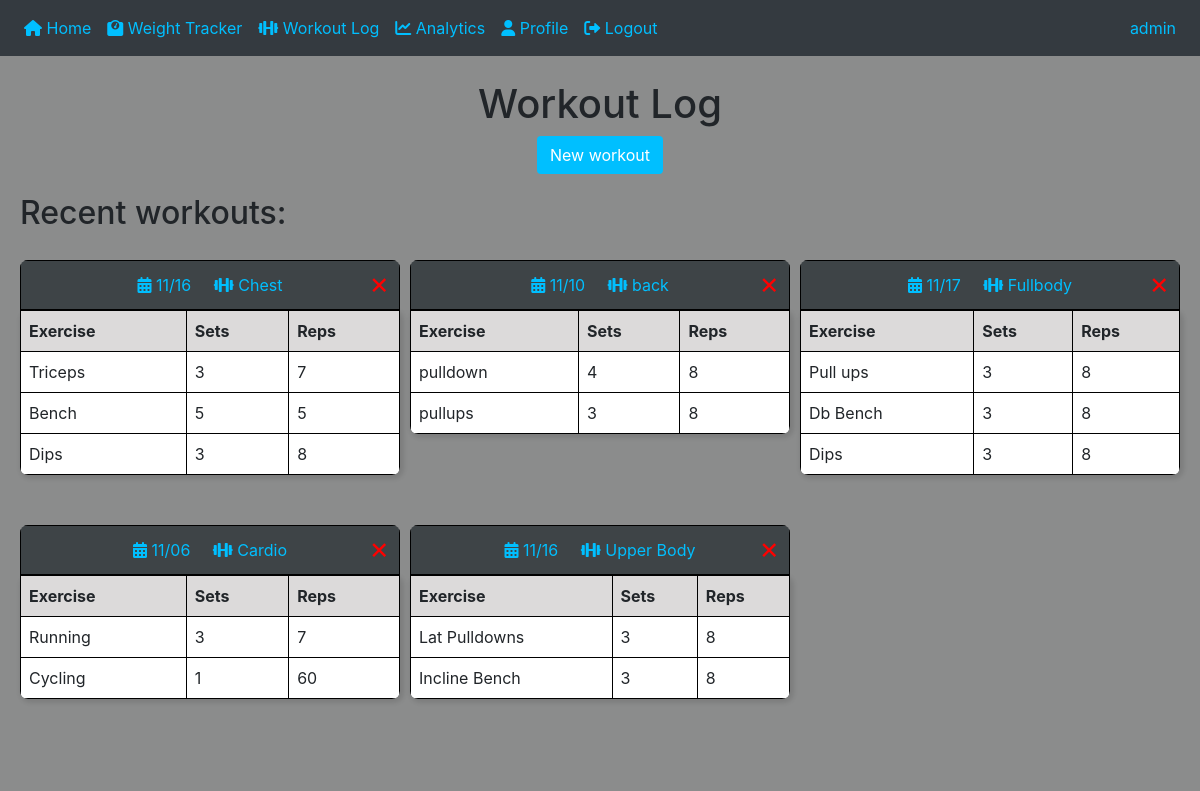
Page /workoutlog (signed in) on the committed database.
### website/models.py (models this page shows)
class User(db.Model, UserMixin):
    id = db.Column(db.Integer, primary_key=True)
    email = db.Column(db.String(150), unique=True)
    username = db.Column(db.String(150))
    password = db.Column(db.String(150))
    weightLog = db.relationship('Weight', backref='user', lazy='dynamic')
    workoutLog = db.relationship('Workout')

class Workout(db.Model):
    id = db.Column(db.Integer, primary_key=True)
    name = db.Column(db.String(50))
    date = db.Column(Date)
    user_id = db.Column(db.Integer, db.ForeignKey('user.id'))
    exercises = db.relationship(
        'Exercise',
        secondary=workout_exercise,
        backref=db.backref('workouts', lazy='dynamic'),
        lazy='dynamic'
    )

class Exercise(db.Model):
    id = db.Column(db.Integer, primary_key=True)
    name = db.Column(db.String(50))
    sets = db.Column(db.Integer)
    reps = db.Column(db.Integer)

### website/views.py (the view, shortened to what this page needs)
@views.route('/workoutlog', methods=['GET', 'POST'])
@login_required
def workoutlog():
    return render_template("workout_log.html", user=current_user)

### website/__init__.py (called while the page is built)
def create_app():
    app = Flask(__name__)
    app.config['SECRET_KEY'] = '123'
    app.config['SQLALCHEMY_DATABASE_URI'] = f'sqlite:///{DB_NAME}'
    db.init_app(app)
    from .views import views
    from .auth import auth
    app.register_blueprint(views, url_prefix='/')
    app.register_blueprint(auth, url_prefix='/')
    from .models import User, Weight
    with app.app_context():
        db.create_all()
    login_manager =  LoginManager()
    login_manager.login_view = 'auth.login'
    login_manager.init_app(app)
    @login_manager.user_loader
    def load_user(id):
        return User.query.get(int(id))
    return app

### website/templates/workout_log.html (shortened to what this page needs)
{% extends "base.html" %}
{% block content %}
<br>
<head>
  <link rel="stylesheet" type="text/css" href="static/styles.css">
  <link href="https://cdnjs.cloudflare.com/ajax/libs/font-awesome/6.0.0-beta3/css/all.min.css" rel="stylesheet">
  <h1>Workout Log</h1>
</head>
<body>
  <div class="centered-content">
    <button class="btn btn-custom" id="openModalButton"> New workout </button>
  </div>
  <div class="workout-log-page">
    <h2>Recent workouts:</h2>
    <div class="workout-wrapper">
      {% for workout in user.workoutLog %}
      <div class="table-container">
        <table id="exerciseTable" class="custom-table">
          <caption class="table-caption">
            <i class="fa-solid fa-calendar-days"></i>
            {{ workout.date.strftime("%m/%d") }}
            <i class="fa-solid fa-dumbbell"></i>
            {{ workout.name }}
            <button class="delete-button" onclick="deleteWorkout({{ workout.id }})">&times;</button>
          </caption>
            <thead>
              <tr>
                <th>Exercise</th>
                <th>Sets</th>
                <th>Reps</th>
              </tr>
            </thead>
            <tbody id="exerciseTableBody">
              {% for exercise in workout.exercises %}
                <tr>
                  <td>{{ exercise.name }}</td>
                  <td>{{ exercise.sets }}</td>
                  <td>{{ exercise.reps }}</td>
                </tr>
              {% endfor %}
            </tbody>
          </table>
      </div>
      {% endfor %}
    </div>
  <br>
  </div>
</body>
{% endblock %}

### website/templates/base.html (shortened to what this page needs)
<!DOCTYPE html>
<html>
  <head>
    <link rel="stylesheet" type="text/css" href="static/styles.css">
    <link
      rel="stylesheet"
      href="https://stackpath.bootstrapcdn.com/bootstrap/4.4.1/css/bootstrap.min.css"
    />
    <link
      rel="stylesheet"
      href="https://stackpath.bootstrapcdn.com/font-awesome/4.7.0/css/font-awesome.min.css"
    />
    <link href="https://cdnjs.cloudflare.com/ajax/libs/font-awesome/6.0.0-beta3/css/all.min.css" rel="stylesheet">
  </head>
  <body>
    <nav class="navbar navbar-expand-lg navbar-dark bg-dark">
      <div class="collapse navbar-collapse" id="navbar">
        <div class="navbar-nav">
          {% if user.is_authenticated %}
          <a class="nav-item nav-link" id="home" href="/">
            <i class="fa-solid fa-house"></i>
            Home
          </a>
          <a class="nav-item nav-link" id="weighttracker" href="/weighttracker">
            <i class="fa-solid fa-weight-scale"></i>
            Weight Tracker
          </a>
          <a class="nav-item nav-link" id="workoutlog" href="/workoutlog">
            <i class="fa-solid fa-dumbbell"></i>
            Workout Log
          </a>
          <a class="nav-item nav-link" id="analytics" href="/analytics">
            <i class="fa-solid fa-chart-line"></i>
            Analytics
          </a>
          <a class="nav-item nav-link" id="profile" href="/profile">
            <i class="fa-solid fa-user"></i>
            Profile
          </a>
          <a class="nav-item nav-link" id="logout" href="/logout">
            <i class="fa-solid fa-right-from-bracket"></i>
            Logout
          </a>
          {% endif %}
        </div>
        <div class="navbar-nav ml-auto">
          {% if user.is_authenticated %}
          <a class="nav-item nav-link" id="profile" href="/profile">{{ user.username }}</a>
          {% endif %}
        </div>
      </div>
    </nav>
    <div class="content-container">{% block content %} {% endblock %}</div>
  </body>
</html>

### website/static/styles.css (style rules this page uses)
h1 { text-align: center; }
.content-container { background-color: rgb(139, 140, 140); background-size: cover; }
body { background-color: rgb(139, 140, 140); background-size: cover; }
.navbar .navbar-nav .nav-item.nav-link { color: #00bfff; }
.workout-wrapper { display: flex; flex-wrap: wrap; justify-content: space-between; }
.workout-log-page { padding: 20px; }
.centered-content { text-align: center; }
.btn-custom { background-color: #00bfff; color: white; }
#exerciseTable th { background-color: #dcdada; border: 1px solid #000000; padding: 8px; text-align: left; }
.workout-wrapper { display: grid; grid-template-columns: repeat(auto-fill, minmax(30%, 1fr)); gap: 10px; }
#exerciseTableBody td { border: 1px solid #000000; padding: 8px; background-color: white; }
.custom-table { border-collapse: collapse; width: 100%; margin-top: 20px; box-sizing: border-box; border-radius: 8px; overflow: hidden; box-shadow: 2px 2px 4px 2px rgba(0, 0, 0, 0.1); }
.table-caption { text-align: center; caption-side: top; background-color: #3e4447; border: 1px solid black; color: #00bfff; }
#exerciseTable { width: 100%; border-collapse: collapse; }
.delete-button { background-color: transparent; border: none; color: red; cursor: pointer; font-size: 30px; position: absolute; top: 20px; right: 5px; }
.table-container { position: relative; display: inline-block; margin-bottom: 20px; }

### rows in the picture
User: username "admin"
Workout: date "11/16", name "Chest"
Exercise: name "Triceps", sets "3", reps "7"
Exercise: name "Bench", sets "5", reps "5"
Exercise: name "Dips", sets "3", reps "8"
Workout: date "11/10", name "back"
Exercise: name "pulldown", sets "4", reps "8"
Exercise: name "pullups", sets "3", reps "8"
Workout: date "11/17", name "Fullbody"
Exercise: name "Pull ups", sets "3", reps "8"
Exercise: name "Db Bench", sets "3", reps "8"
Exercise: name "Dips", sets "3", reps "8"
Workout: date "11/06", name "Cardio"
Exercise: name "Running", sets "3", reps "7"
Exercise: name "Cycling", sets "1", reps "60"
Workout: date "11/16", name "Upper Body"
Exercise: name "Lat Pulldowns", sets "3", reps "8"
Exercise: name "Incline Bench", sets "3", reps "8"
